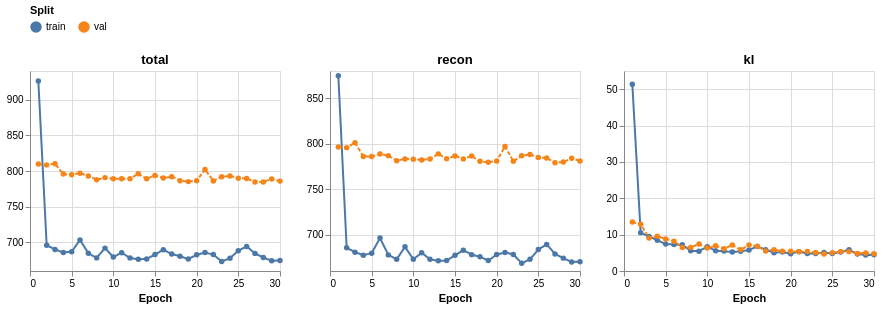

Notebook cell for this chart:
### Markdown cell above
## 5. Loss curves

### Code cell
loss_plot = loss_curves(history, components=("total", "recon", "kl"))
for run_dir in run_dirs.values():
    loss_plot.save(exp.figure_path(run_dir, "loss_curves"), scale_factor=2.0)
loss_plot

### Figure 1 — Vega specification as saved in the notebook (floating-point values rounded to 4 significant figures)
{"$schema": "https://vega.github.io/schema/vega/v6.json", "data": [{"name": "source_0", "values": [{"epoch": 1, "value": 926.1, "split": "train", "component": "total", "__index_level_0__": 0}, {"epoch": 2, "value": 696.0, "split": "train", "component": "total", "__index_level_0__": 1}, {"epoch": 3, "value": 690.2, "split": "train", "component": "total", "__index_level_0__": 2}, {"epoch": 4, "value": 685.9, "split": "train", "component": "total", "__index_level_0__": 3}, {"epoch": 5, "value": 687.0, "split": "train", "component": "total", "__index_level_0__": 4}, {"epoch": 6, "value": 703.5, "split": "train", "component": "total", "__index_level_0__": 5}, {"epoch": 7, "value": 684.9, "split": "train", "component": "total", "__index_level_0__": 6}, {"epoch": 8, "value": 678.4, "split": "train", "component": "total", "__index_level_0__": 7}, {"epoch": 9, "value": 692.0, "split": "train", "component": "total", "__index_level_0__": 8}, {"epoch": 10, "value": 679.6, "split": "train", "component": "total", "__index_level_0__": 9}, {"epoch": 11, "value": 685.6, "split": "train", "component": "total", "__index_level_0__": 10}, {"epoch": 12, "value": 678.4, "split": "train", "component": "total", "__index_level_0__": 11}, {"epoch": 13, "value": 676.4, "split": "train", "component": "total", "__index_level_0__": 12}, {"epoch": 14, "value": 676.9, "split": "train", "component": "total", "__index_level_0__": 13}, {"epoch": 15, "value": 683.0, "split": "train", "component": "total", "__index_level_0__": 14}, {"epoch": 16, "value": 689.7, "split": "train", "component": "total", "__index_level_0__": 15}, {"epoch": 17, "value": 683.9, "split": "train", "component": "total", "__index_level_0__": 16}, {"epoch": 18, "value": 680.6, "split": "train", "component": "total", "__index_level_0__": 17}, {"epoch": 19, "value": 676.7, "split": "train", "component": "total", "__index_level_0__": 18}, {"epoch": 20, "value": 682.8, "split": "train", "component": "total", "__index_level_0__": 19}, {"epoch": 21, "value": 685.8, "split": "train", "component": "total", "__index_level_0__": 20}, {"epoch": 22, "value": 683.0, "split": "train", "component": "total", "__index_level_0__": 21}, {"epoch": 23, "value": 673.4, "split": "train", "component": "total", "__index_level_0__": 22}, {"epoch": 24, "value": 677.9, "split": "train", "component": "total", "__index_level_0__": 23}, {"epoch": 25, "value": 688.5, "split": "train", "component": "total", "__index_level_0__": 24}, {"epoch": 26, "value": 694.4, "split": "train", "component": "total", "__index_level_0__": 25}, {"epoch": 27, "value": 684.7, "split": "train", "component": "total", "__index_level_0__": 26}, {"epoch": 28, "value": 678.8, "split": "train", "component": "total", "__index_level_0__": 27}, {"epoch": 29, "value": 674.3, "split": "train", "component": "total", "__index_level_0__": 28}, {"epoch": 30, "value": 674.7, "split": "train", "component": "total", "__index_level_0__": 29}, {"epoch": 1, "value": 809.9, "split": "val", "component": "total", "__index_level_0__": 0}, {"epoch": 2, "value": 808.6, "split": "val", "component": "total", "__index_level_0__": 1}, {"epoch": 3, "value": 810.2, "split": "val", "component": "total", "__index_level_0__": 2}, {"epoch": 4, "value": 795.7, "split": "val", "component": "total", "__index_level_0__": 3}, {"epoch": 5, "value": 794.8, "split": "val", "component": "total", "__index_level_0__": 4}, {"epoch": 6, "value": 797.0, "split": "val", "component": "total", "__index_level_0__": 5}, {"epoch": 7, "value": 793.1, "split": "val", "component": "total", "__index_level_0__": 6}, {"epoch": 8, "value": 787.9, "split": "val", "component": "total", "__index_level_0__": 7}, {"epoch": 9, "value": 790.7, "split": "val", "component": "total", "__index_level_0__": 8}, {"epoch": 10, "value": 789.2, "split": "val", "component": "total", "__index_level_0__": 9}, {"epoch": 11, "value": 789.1, "split": "val", "component": "total", "__index_level_0__": 10}, {"epoch": 12, "value": 789.3, "split": "val", "component": "total", "__index_level_0__": 11}, {"epoch": 13, "value": 796.0, "split": "val", "component": "total", "__index_level_0__": 12}, {"epoch": 14, "value": 789.3, "split": "val", "component": "total", "__index_level_0__": 13}, {"epoch": 15, "value": 793.8, "split": "val", "component": "total", "__index_level_0__": 14}, {"epoch": 16, "value": 790.1, "split": "val", "component": "total", "__index_level_0__": 15}, {"epoch": 17, "value": 792.1, "split": "val", "component": "total", "__index_level_0__": 16}, {"epoch": 18, "value": 786.5, "split": "val", "component": "total", "__index_level_0__": 17}, {"epoch": 19, "value": 785.1, "split": "val", "component": "total", "__index_level_0__": 18}, {"epoch": 20, "value": 786.5, "split": "val", "component": "total", "__index_level_0__": 19}, {"epoch": 21, "value": 802.3, "split": "val", "component": "total", "__index_level_0__": 20}, {"epoch": 22, "value": 786.1, "split": "val", "component": "total", "__index_level_0__": 21}, {"epoch": 23, "value": 791.8, "split": "val", "component": "total", "__index_level_0__": 22}, {"epoch": 24, "value": 792.9, "split": "val", "component": "total", "__index_level_0__": 23}, {"epoch": 25, "value": 790.0, "split": "val", "component": "total", "__index_level_0__": 24}, {"epoch": 26, "value": 789.7, "split": "val", "component": "total", "__index_level_0__": 25}, {"epoch": 27, "value": 784.5, "split": "val", "component": "total", "__index_level_0__": 26}, {"epoch": 28, "value": 784.7, "split": "val", "component": "total", "__index_level_0__": 27}, {"epoch": 29, "value": 789.0, "split": "val", "component": "total", "__index_level_0__": 28}, {"epoch": 30, "value": 785.8, "split": "val", "component": "total", "__index_level_0__": 29}]}, {"name": "source_1", "values": [{"epoch": 1, "value": 874.7, "split": "train", "component": "recon", "__index_level_0__": 0}, {"epoch": 2, "value": 685.5, "split": "train", "component": "recon", "__index_level_0__": 1}, {"epoch": 3, "value": 680.7, "split": "train", "component": "recon", "__index_level_0__": 2}, {"epoch": 4, "value": 677.4, "split": "train", "component": "recon", "__index_level_0__": 3}, {"epoch": 5, "value": 679.6, "split": "train", "component": "recon", "__index_level_0__": 4}, {"epoch": 6, "value": 696.3, "split": "train", "component": "recon", "__index_level_0__": 5}, {"epoch": 7, "value": 677.7, "split": "train", "component": "recon", "__index_level_0__": 6}, {"epoch": 8, "value": 672.8, "split": "train", "component": "recon", "__index_level_0__": 7}, {"epoch": 9, "value": 686.6, "split": "train", "component": "recon", "__index_level_0__": 8}, {"epoch": 10, "value": 672.9, "split": "train", "component": "recon", "__index_level_0__": 9}, {"epoch": 11, "value": 680.0, "split": "train", "component": "recon", "__index_level_0__": 10}, {"epoch": 12, "value": 672.9, "split": "train", "component": "recon", "__index_level_0__": 11}, {"epoch": 13, "value": 671.2, "split": "train", "component": "recon", "__index_level_0__": 12}, {"epoch": 14, "value": 671.5, "split": "train", "component": "recon", "__index_level_0__": 13}, {"epoch": 15, "value": 677.2, "split": "train", "component": "recon", "__index_level_0__": 14}, {"epoch": 16, "value": 682.9, "split": "train", "component": "recon", "__index_level_0__": 15}, {"epoch": 17, "value": 678.0, "split": "train", "component": "recon", "__index_level_0__": 16}, {"epoch": 18, "value": 675.6, "split": "train", "component": "recon", "__index_level_0__": 17}, {"epoch": 19, "value": 671.5, "split": "train", "component": "recon", "__index_level_0__": 18}, {"epoch": 20, "value": 678.1, "split": "train", "component": "recon", "__index_level_0__": 19}, {"epoch": 21, "value": 680.5, "split": "train", "component": "recon", "__index_level_0__": 20}, {"epoch": 22, "value": 678.2, "split": "train", "component": "recon", "__index_level_0__": 21}, {"epoch": 23, "value": 668.5, "split": "train", "component": "recon", "__index_level_0__": 22}, {"epoch": 24, "value": 672.8, "split": "train", "component": "recon", "__index_level_0__": 23}, {"epoch": 25, "value": 683.6, "split": "train", "component": "recon", "__index_level_0__": 24}, {"epoch": 26, "value": 689.1, "split": "train", "component": "recon", "__index_level_0__": 25}, {"epoch": 27, "value": 678.8, "split": "train", "component": "recon", "__index_level_0__": 26}, {"epoch": 28, "value": 674.2, "split": "train", "component": "recon", "__index_level_0__": 27}, {"epoch": 29, "value": 669.9, "split": "train", "component": "recon", "__index_level_0__": 28}, {"epoch": 30, "value": 670.3, "split": "train", "component": "recon", "__index_level_0__": 29}, {"epoch": 1, "value": 796.3, "split": "val", "component": "recon", "__index_level_0__": 0}, {"epoch": 2, "value": 795.7, "split": "val", "component": "recon", "__index_level_0__": 1}, {"epoch": 3, "value": 801.1, "split": "val", "component": "recon", "__index_level_0__": 2}, {"epoch": 4, "value": 786.1, "split": "val", "component": "recon", "__index_level_0__": 3}, {"epoch": 5, "value": 785.9, "split": "val", "component": "recon", "__index_level_0__": 4}, {"epoch": 6, "value": 788.8, "split": "val", "component": "recon", "__index_level_0__": 5}, {"epoch": 7, "value": 786.7, "split": "val", "component": "recon", "__index_level_0__": 6}, {"epoch": 8, "value": 781.4, "split": "val", "component": "recon", "__index_level_0__": 7}, {"epoch": 9, "value": 783.3, "split": "val", "component": "recon", "__index_level_0__": 8}, {"epoch": 10, "value": 782.9, "split": "val", "component": "recon", "__index_level_0__": 9}, {"epoch": 11, "value": 782.2, "split": "val", "component": "recon", "__index_level_0__": 10}, {"epoch": 12, "value": 783.2, "split": "val", "component": "recon", "__index_level_0__": 11}, {"epoch": 13, "value": 788.8, "split": "val", "component": "recon", "__index_level_0__": 12}, {"epoch": 14, "value": 783.5, "split": "val", "component": "recon", "__index_level_0__": 13}, {"epoch": 15, "value": 786.6, "split": "val", "component": "recon", "__index_level_0__": 14}, {"epoch": 16, "value": 783.3, "split": "val", "component": "recon", "__index_level_0__": 15}, {"epoch": 17, "value": 786.6, "split": "val", "component": "recon", "__index_level_0__": 16}, {"epoch": 18, "value": 780.6, "split": "val", "component": "recon", "__index_level_0__": 17}, {"epoch": 19, "value": 779.7, "split": "val", "component": "recon", "__index_level_0__": 18}, {"epoch": 20, "value": 781.0, "split": "val", "component": "recon", "__index_level_0__": 19}, {"epoch": 21, "value": 797.0, "split": "val", "component": "recon", "__index_level_0__": 20}, {"epoch": 22, "value": 780.7, "split": "val", "component": "recon", "__index_level_0__": 21}, {"epoch": 23, "value": 786.7, "split": "val", "component": "recon", "__index_level_0__": 22}, {"epoch": 24, "value": 788.2, "split": "val", "component": "recon", "__index_level_0__": 23}, {"epoch": 25, "value": 785.0, "split": "val", "component": "recon", "__index_level_0__": 24}, {"epoch": 26, "value": 784.3, "split": "val", "component": "recon", "__index_level_0__": 25}, {"epoch": 27, "value": 779.2, "split": "val", "component": "recon", "__index_level_0__": 26}, {"epoch": 28, "value": 779.8, "split": "val", "component": "recon", "__index_level_0__": 27}, {"epoch": 29, "value": 784.0, "split": "val", "component": "recon", "__index_level_0__": 28}, {"epoch": 30, "value": 781.1, "split": "val", "component": "recon", "__index_level_0__": 29}]}, {"name": "source_2", "values": [{"epoch": 1, "value": 51.34, "split": "train", "component": "kl", "__index_level_0__": 0}, {"epoch": 2, "value": 10.53, "split": "train", "component": "kl", "__index_level_0__": 1}, {"epoch": 3, "value": 9.5, "split": "train", "component": "kl", "__index_level_0__": 2}, {"epoch": 4, "value": 8.458, "split": "train", "component": "kl", "__index_level_0__": 3}, {"epoch": 5, "value": 7.406, "split": "train", "component": "kl", "__index_level_0__": 4}, {"epoch": 6, "value": 7.28, "split": "train", "component": "kl", "__index_level_0__": 5}, {"epoch": 7, "value": 7.2, "split": "train", "component": "kl", "__index_level_0__": 6}, {"epoch": 8, "value": 5.546, "split": "train", "component": "kl", "__index_level_0__": 7}, {"epoch": 9, "value": 5.446, "split": "train", "component": "kl", "__index_level_0__": 8}, {"epoch": 10, "value": 6.704, "split": "train", "component": "kl", "__index_level_0__": 9}, {"epoch": 11, "value": 5.553, "split": "train", "component": "kl", "__index_level_0__": 10}, {"epoch": 12, "value": 5.47, "split": "train", "component": "kl", "__index_level_0__": 11}, {"epoch": 13, "value": 5.199, "split": "train", "component": "kl", "__index_level_0__": 12}, {"epoch": 14, "value": 5.421, "split": "train", "component": "kl", "__index_level_0__": 13}, {"epoch": 15, "value": 5.767, "split": "train", "component": "kl", "__index_level_0__": 14}, {"epoch": 16, "value": 6.762, "split": "train", "component": "kl", "__index_level_0__": 15}, {"epoch": 17, "value": 5.862, "split": "train", "component": "kl", "__index_level_0__": 16}, {"epoch": 18, "value": 5.038, "split": "train", "component": "kl", "__index_level_0__": 17}, {"epoch": 19, "value": 5.199, "split": "train", "component": "kl", "__index_level_0__": 18}, {"epoch": 20, "value": 4.75, "split": "train", "component": "kl", "__index_level_0__": 19}, {"epoch": 21, "value": 5.329, "split": "train", "component": "kl", "__index_level_0__": 20}, {"epoch": 22, "value": 4.816, "split": "train", "component": "kl", "__index_level_0__": 21}, {"epoch": 23, "value": 4.812, "split": "train", "component": "kl", "__index_level_0__": 22}, {"epoch": 24, "value": 5.074, "split": "train", "component": "kl", "__index_level_0__": 23}, {"epoch": 25, "value": 4.821, "split": "train", "component": "kl", "__index_level_0__": 24}, {"epoch": 26, "value": 5.206, "split": "train", "component": "kl", "__index_level_0__": 25}, {"epoch": 27, "value": 5.852, "split": "train", "component": "kl", "__index_level_0__": 26}, {"epoch": 28, "value": 4.678, "split": "train", "component": "kl", "__index_level_0__": 27}, {"epoch": 29, "value": 4.386, "split": "train", "component": "kl", "__index_level_0__": 28}, {"epoch": 30, "value": 4.463, "split": "train", "component": "kl", "__index_level_0__": 29}, {"epoch": 1, "value": 13.51, "split": "val", "component": "kl", "__index_level_0__": 0}, {"epoch": 2, "value": 12.87, "split": "val", "component": "kl", "__index_level_0__": 1}, {"epoch": 3, "value": 9.041, "split": "val", "component": "kl", "__index_level_0__": 2}, {"epoch": 4, "value": 9.579, "split": "val", "component": "kl", "__index_level_0__": 3}, {"epoch": 5, "value": 8.826, "split": "val", "component": "kl", "__index_level_0__": 4}, {"epoch": 6, "value": 8.205, "split": "val", "component": "kl", "__index_level_0__": 5}, {"epoch": 7, "value": 6.459, "split": "val", "component": "kl", "__index_level_0__": 6}, {"epoch": 8, "value": 6.496, "split": "val", "component": "kl", "__index_level_0__": 7}, {"epoch": 9, "value": 7.417, "split": "val", "component": "kl", "__index_level_0__": 8}, {"epoch": 10, "value": 6.333, "split": "val", "component": "kl", "__index_level_0__": 9}, {"epoch": 11, "value": 6.92, "split": "val", "component": "kl", "__index_level_0__": 10}, {"epoch": 12, "value": 6.099, "split": "val", "component": "kl", "__index_level_0__": 11}, {"epoch": 13, "value": 7.149, "split": "val", "component": "kl", "__index_level_0__": 12}, {"epoch": 14, "value": 5.83, "split": "val", "component": "kl", "__index_level_0__": 13}, {"epoch": 15, "value": 7.159, "split": "val", "component": "kl", "__index_level_0__": 14}, {"epoch": 16, "value": 6.777, "split": "val", "component": "kl", "__index_level_0__": 15}, {"epoch": 17, "value": 5.515, "split": "val", "component": "kl", "__index_level_0__": 16}, {"epoch": 18, "value": 5.844, "split": "val", "component": "kl", "__index_level_0__": 17}, {"epoch": 19, "value": 5.463, "split": "val", "component": "kl", "__index_level_0__": 18}, {"epoch": 20, "value": 5.408, "split": "val", "component": "kl", "__index_level_0__": 19}, {"epoch": 21, "value": 5.264, "split": "val", "component": "kl", "__index_level_0__": 20}, {"epoch": 22, "value": 5.376, "split": "val", "component": "kl", "__index_level_0__": 21}, {"epoch": 23, "value": 5.09, "split": "val", "component": "kl", "__index_level_0__": 22}, {"epoch": 24, "value": 4.706, "split": "val", "component": "kl", "__index_level_0__": 23}, {"epoch": 25, "value": 5.046, "split": "val", "component": "kl", "__index_level_0__": 24}, {"epoch": 26, "value": 5.33, "split": "val", "component": "kl", "__index_level_0__": 25}, {"epoch": 27, "value": 5.329, "split": "val", "component": "kl", "__index_level_0__": 26}, {"epoch": 28, "value": 4.814, "split": "val", "component": "kl", "__index_level_0__": 27}, {"epoch": 29, "value": 4.968, "split": "val", "component": "kl", "__index_level_0__": 28}, {"epoch": 30, "value": 4.727, "split": "val", "component": "kl", "__index_level_0__": 29}]}, {"name": "data_0", "values": [{"epoch": 1, "split": "train", "value": 926.1}, {"epoch": 2, "split": "train", "value": 696.0}, {"epoch": 3, "split": "train", "value": 690.2}, {"epoch": 4, "split": "train", "value": 685.9}, {"epoch": 5, "split": "train", "value": 687.0}, {"epoch": 6, "split": "train", "value": 703.5}, {"epoch": 7, "split": "train", "value": 684.9}, {"epoch": 8, "split": "train", "value": 678.4}, {"epoch": 9, "split": "train", "value": 692.0}, {"epoch": 10, "split": "train", "value": 679.6}, {"epoch": 11, "split": "train", "value": 685.6}, {"epoch": 12, "split": "train", "value": 678.4}, {"epoch": 13, "split": "train", "value": 676.4}, {"epoch": 14, "split": "train", "value": 676.9}, {"epoch": 15, "split": "train", "value": 683.0}, {"epoch": 16, "split": "train", "value": 689.7}, {"epoch": 17, "split": "train", "value": 683.9}, {"epoch": 18, "split": "train", "value": 680.6}, {"epoch": 19, "split": "train", "value": 676.7}, {"epoch": 20, "split": "train", "value": 682.8}, {"epoch": 21, "split": "train", "value": 685.8}, {"epoch": 22, "split": "train", "value": 683.0}, {"epoch": 23, "split": "train", "value": 673.4}, {"epoch": 24, "split": "train", "value": 677.9}, {"epoch": 25, "split": "train", "value": 688.5}, {"epoch": 26, "split": "train", "value": 694.4}, {"epoch": 27, "split": "train", "value": 684.7}, {"epoch": 28, "split": "train", "value": 678.8}, {"epoch": 29, "split": "train", "value": 674.3}, {"epoch": 30, "split": "train", "value": 674.7}, {"epoch": 1, "split": "val", "value": 809.9}, {"epoch": 2, "split": "val", "value": 808.6}, {"epoch": 3, "split": "val", "value": 810.2}, {"epoch": 4, "split": "val", "value": 795.7}, {"epoch": 5, "split": "val", "value": 794.8}, {"epoch": 6, "split": "val", "value": 797.0}, {"epoch": 7, "split": "val", "value": 793.1}, {"epoch": 8, "split": "val", "value": 787.9}, {"epoch": 9, "split": "val", "value": 790.7}, {"epoch": 10, "split": "val", "value": 789.2}, {"epoch": 11, "split": "val", "value": 789.1}, {"epoch": 12, "split": "val", "value": 789.3}, {"epoch": 13, "split": "val", "value": 796.0}, {"epoch": 14, "split": "val", "value": 789.3}, {"epoch": 15, "split": "val", "value": 793.8}, {"epoch": 16, "split": "val", "value": 790.1}, {"epoch": 17, "split": "val", "value": 792.1}, {"epoch": 18, "split": "val", "value": 786.5}, {"epoch": 19, "split": "val", "value": 785.1}, {"epoch": 20, "split": "val", "value": 786.5}, {"epoch": 21, "split": "val", "value": 802.3}, {"epoch": 22, "split": "val", "value": 786.1}, {"epoch": 23, "split": "val", "value": 791.8}, {"epoch": 24, "split": "val", "value": 792.9}, {"epoch": 25, "split": "val", "value": 790.0}, {"epoch": 26, "split": "val", "value": 789.7}, {"epoch": 27, "split": "val", "value": 784.5}, {"epoch": 28, "split": "val", "value": 784.7}, {"epoch": 29, "split": "val", "value": 789.0}, {"epoch": 30, "split": "val", "value": 785.8}]}, {"name": "data_1", "values": [{"epoch": 1, "split": "train", "value": 874.7}, {"epoch": 2, "split": "train", "value": 685.5}, {"epoch": 3, "split": "train", "value": 680.7}, {"epoch": 4, "split": "train", "value": 677.4}, {"epoch": 5, "split": "train", "value": 679.6}, {"epoch": 6, "split": "train", "value": 696.3}, {"epoch": 7, "split": "train", "value": 677.7}, {"epoch": 8, "split": "train", "value": 672.8}, {"epoch": 9, "split": "train", "value": 686.6}, {"epoch": 10, "split": "train", "value": 672.9}, {"epoch": 11, "split": "train", "value": 680.0}, {"epoch": 12, "split": "train", "value": 672.9}, {"epoch": 13, "split": "train", "value": 671.2}, {"epoch": 14, "split": "train", "value": 671.5}, {"epoch": 15, "split": "train", "value": 677.2}, {"epoch": 16, "split": "train", "value": 682.9}, {"epoch": 17, "split": "train", "value": 678.0}, {"epoch": 18, "split": "train", "value": 675.6}, {"epoch": 19, "split": "train", "value": 671.5}, {"epoch": 20, "split": "train", "value": 678.1}, {"epoch": 21, "split": "train", "value": 680.5}, {"epoch": 22, "split": "train", "value": 678.2}, {"epoch": 23, "split": "train", "value": 668.5}, {"epoch": 24, "split": "train", "value": 672.8}, {"epoch": 25, "split": "train", "value": 683.6}, {"epoch": 26, "split": "train", "value": 689.1}, {"epoch": 27, "split": "train", "value": 678.8}, {"epoch": 28, "split": "train", "value": 674.2}, {"epoch": 29, "split": "train", "value": 669.9}, {"epoch": 30, "split": "train", "value": 670.3}, {"epoch": 1, "split": "val", "value": 796.3}, {"epoch": 2, "split": "val", "value": 795.7}, {"epoch": 3, "split": "val", "value": 801.1}, {"epoch": 4, "split": "val", "value": 786.1}, {"epoch": 5, "split": "val", "value": 785.9}, {"epoch": 6, "split": "val", "value": 788.8}, {"epoch": 7, "split": "val", "value": 786.7}, {"epoch": 8, "split": "val", "value": 781.4}, {"epoch": 9, "split": "val", "value": 783.3}, {"epoch": 10, "split": "val", "value": 782.9}, {"epoch": 11, "split": "val", "value": 782.2}, {"epoch": 12, "split": "val", "value": 783.2}, {"epoch": 13, "split": "val", "value": 788.8}, {"epoch": 14, "split": "val", "value": 783.5}, {"epoch": 15, "split": "val", "value": 786.6}, {"epoch": 16, "split": "val", "value": 783.3}, {"epoch": 17, "split": "val", "value": 786.6}, {"epoch": 18, "split": "val", "value": 780.6}, {"epoch": 19, "split": "val", "value": 779.7}, {"epoch": 20, "split": "val", "value": 781.0}, {"epoch": 21, "split": "val", "value": 797.0}, {"epoch": 22, "split": "val", "value": 780.7}, {"epoch": 23, "split": "val", "value": 786.7}, {"epoch": 24, "split": "val", "value": 788.2}, {"epoch": 25, "split": "val", "value": 785.0}, {"epoch": 26, "split": "val", "value": 784.3}, {"epoch": 27, "split": "val", "value": 779.2}, {"epoch": 28, "split": "val", "value": 779.8}, {"epoch": 29, "split": "val", "value": 784.0}, {"epoch": 30, "split": "val", "value": 781.1}]}, {"name": "data_2", "values": [{"epoch": 1, "split": "train", "value": 51.34}, {"epoch": 2, "split": "train", "value": 10.53}, {"epoch": 3, "split": "train", "value": 9.5}, {"epoch": 4, "split": "train", "value": 8.458}, {"epoch": 5, "split": "train", "value": 7.406}, {"epoch": 6, "split": "train", "value": 7.28}, {"epoch": 7, "split": "train", "value": 7.2}, {"epoch": 8, "split": "train", "value": 5.546}, {"epoch": 9, "split": "train", "value": 5.446}, {"epoch": 10, "split": "train", "value": 6.704}, {"epoch": 11, "split": "train", "value": 5.553}, {"epoch": 12, "split": "train", "value": 5.47}, {"epoch": 13, "split": "train", "value": 5.199}, {"epoch": 14, "split": "train", "value": 5.421}, {"epoch": 15, "split": "train", "value": 5.767}, {"epoch": 16, "split": "train", "value": 6.762}, {"epoch": 17, "split": "train", "value": 5.862}, {"epoch": 18, "split": "train", "value": 5.038}, {"epoch": 19, "split": "train", "value": 5.199}, {"epoch": 20, "split": "train", "value": 4.75}, {"epoch": 21, "split": "train", "value": 5.329}, {"epoch": 22, "split": "train", "value": 4.816}, {"epoch": 23, "split": "train", "value": 4.812}, {"epoch": 24, "split": "train", "value": 5.074}, {"epoch": 25, "split": "train", "value": 4.821}, {"epoch": 26, "split": "train", "value": 5.206}, {"epoch": 27, "split": "train", "value": 5.852}, {"epoch": 28, "split": "train", "value": 4.678}, {"epoch": 29, "split": "train", "value": 4.386}, {"epoch": 30, "split": "train", "value": 4.463}, {"epoch": 1, "split": "val", "value": 13.51}, {"epoch": 2, "split": "val", "value": 12.87}, {"epoch": 3, "split": "val", "value": 9.041}, {"epoch": 4, "split": "val", "value": 9.579}, {"epoch": 5, "split": "val", "value": 8.826}, {"epoch": 6, "split": "val", "value": 8.205}, {"epoch": 7, "split": "val", "value": 6.459}, {"epoch": 8, "split": "val", "value": 6.496}, {"epoch": 9, "split": "val", "value": 7.417}, {"epoch": 10, "split": "val", "value": 6.333}, {"epoch": 11, "split": "val", "value": 6.92}, {"epoch": 12, "split": "val", "value": 6.099}, {"epoch": 13, "split": "val", "value": 7.149}, {"epoch": 14, "split": "val", "value": 5.83}, {"epoch": 15, "split": "val", "value": 7.159}, {"epoch": 16, "split": "val", "value": 6.777}, {"epoch": 17, "split": "val", "value": 5.515}, {"epoch": 18, "split": "val", "value": 5.844}, {"epoch": 19, "split": "val", "value": 5.463}, {"epoch": 20, "split": "val", "value": 5.408}, {"epoch": 21, "split": "val", "value": 5.264}, {"epoch": 22, "split": "val", "value": 5.376}, {"epoch": 23, "split": "val", "value": 5.09}, {"epoch": 24, "split": "val", "value": 4.706}, {"epoch": 25, "split": "val", "value": 5.046}, {"epoch": 26, "split": "val", "value": 5.33}, {"epoch": 27, "split": "val", "value": 5.329}, {"epoch": 28, "split": "val", "value": 4.814}, {"epoch": 29, "split": "val", "value": 4.968}, {"epoch": 30, "split": "val", "value": 4.727}]}, {"name": "source_0_strokeDash_domain_split_0", "values": [{"split": "train"}, {"split": "val"}]}, {"name": "data_0_strokeDash_domain_split_1", "values": [{"split": "train"}, {"split": "val"}]}, {"name": "source_1_strokeDash_domain_split_2", "values": [{"split": "train"}, {"split": "val"}]}, {"name": "data_1_strokeDash_domain_split_3", "values": [{"split": "train"}, {"split": "val"}]}, {"name": "source_2_strokeDash_domain_split_4", "values": [{"split": "train"}, {"split": "val"}]}, {"name": "data_2_strokeDash_domain_split_5", "values": [{"split": "train"}, {"split": "val"}]}], "signals": [{"name": "childWidth", "value": 250}], "marks": [{"type": "group", "name": "concat_0_group", "encode": {"update": {"width": {"signal": "childWidth"}, "height": {"signal": "height"}}}, "marks": [{"type": "group", "name": "concat_0_layer_0_pathgroup", "from": {"facet": {"data": "source_0", "name": "faceted_path_concat_0_layer_0_main", "groupby": ["split", "split"]}}, "encode": {"update": {"height": {"field": {"signal": null, "datum": null, "group": "height", "parent": null}}, "width": {"field": {"signal": null, "datum": null, "group": "width", "parent": null}}}}, "marks": [{"type": "line", "name": "concat_0_layer_0_marks", "from": {"data": "faceted_path_concat_0_layer_0_main"}, "sort": {"field": "x"}, "encode": {"update": {"y": {"field": "value", "scale": "concat_0_y"}, "stroke": {"field": "split", "scale": "color"}, "defined": {"signal": "isValid(datum[\"epoch\"]) && isFinite(+datum[\"epoch\"]) && isValid(datum[\"value\"]) && isFinite(+datum[\"value\"])"}, "x": {"field": "epoch", "scale": "concat_0_x"}, "strokeDash": {"field": "split", "scale": "strokeDash"}}}, "style": ["line"]}]}, {"type": "symbol", "name": "concat_0_layer_1_marks", "from": {"data": "data_0"}, "encode": {"update": {"opacity": {"value": 1}, "x": {"field": "epoch", "scale": "concat_0_x"}, "y": {"field": "value", "scale": "concat_0_y"}, "strokeDash": {"field": "split", "scale": "strokeDash"}, "fill": {"field": "split", "scale": "color"}}}, "style": ["point"]}], "axes": [{"scale": "concat_0_x", "labels": false, "grid": true, "tickCount": {"signal": "ceil(childWidth/40)"}, "maxExtent": 0, "aria": false, "minExtent": 0, "domain": false, "gridScale": "concat_0_y", "ticks": false, "zindex": 0, "orient": "bottom"}, {"scale": "concat_0_y", "grid": true, "domain": false, "ticks": false, "tickCount": {"signal": "ceil(height/40)"}, "labels": false, "aria": false, "zindex": 0, "gridScale": "concat_0_x", "maxExtent": 0, "orient": "left", "minExtent": 0}, {"scale": "concat_0_x", "orient": "bottom", "grid": false, "tickCount": {"signal": "ceil(childWidth/40)"}, "labelFlush": true, "title": "Epoch", "labelOverlap": true, "zindex": 0}, {"scale": "concat_0_y", "tickCount": {"signal": "ceil(height/40)"}, "orient": "left", "zindex": 0, "grid": false, "labelOverlap": true}], "title": {"text": "total", "frame": "group"}, "style": "cell"}, {"type": "group", "name": "concat_1_group", "encode": {"update": {"height": {"signal": "height"}, "width": {"signal": "childWidth"}}}, "marks": [{"type": "group", "name": "concat_1_layer_0_pathgroup", "from": {"facet": {"data": "source_1", "name": "faceted_path_concat_1_layer_0_main", "groupby": ["split", "split"]}}, "encode": {"update": {"width": {"field": {"signal": null, "datum": null, "group": "width", "parent": null}}, "height": {"field": {"signal": null, "datum": null, "group": "height", "parent": null}}}}, "marks": [{"type": "line", "name": "concat_1_layer_0_marks", "from": {"data": "faceted_path_concat_1_layer_0_main"}, "sort": {"field": "x"}, "encode": {"update": {"strokeDash": {"field": "split", "scale": "strokeDash"}, "x": {"field": "epoch", "scale": "concat_1_x"}, "stroke": {"field": "split", "scale": "color"}, "y": {"field": "value", "scale": "concat_1_y"}, "defined": {"signal": "isValid(datum[\"epoch\"]) && isFinite(+datum[\"epoch\"]) && isValid(datum[\"value\"]) && isFinite(+datum[\"value\"])"}}}, "style": ["line"]}]}, {"type": "symbol", "name": "concat_1_layer_1_marks", "from": {"data": "data_1"}, "encode": {"update": {"fill": {"field": "split", "scale": "color"}, "opacity": {"value": 1}, "y": {"field": "value", "scale": "concat_1_y"}, "x": {"field": "epoch", "scale": "concat_1_x"}, "strokeDash": {"field": "split", "scale": "strokeDash"}}}, "style": ["point"]}], "axes": [{"scale": "concat_1_x", "tickCount": {"signal": "ceil(childWidth/40)"}, "aria": false, "orient": "bottom", "domain": false, "maxExtent": 0, "grid": true, "labels": false, "minExtent": 0, "gridScale": "concat_1_y", "ticks": false, "zindex": 0}, {"scale": "concat_1_y", "zindex": 0, "orient": "left", "tickCount": {"signal": "ceil(height/40)"}, "labels": false, "ticks": false, "grid": true, "domain": false, "gridScale": "concat_1_x", "minExtent": 0, "aria": false, "maxExtent": 0}, {"scale": "concat_1_x", "zindex": 0, "labelFlush": true, "grid": false, "labelOverlap": true, "title": "Epoch", "orient": "bottom", "tickCount": {"signal": "ceil(childWidth/40)"}}, {"scale": "concat_1_y", "orient": "left", "labelOverlap": true, "tickCount": {"signal": "ceil(height/40)"}, "grid": false, "zindex": 0}], "title": {"text": "recon", "frame": "group"}, "style": "cell"}, {"type": "group", "name": "concat_2_group", "encode": {"update": {"width": {"signal": "childWidth"}, "height": {"signal": "height"}}}, "marks": [{"type": "group", "name": "concat_2_layer_0_pathgroup", "from": {"facet": {"data": "source_2", "name": "faceted_path_concat_2_layer_0_main", "groupby": ["split", "split"]}}, "encode": {"update": {"width": {"field": {"signal": null, "datum": null, "group": "width", "parent": null}}, "height": {"field": {"signal": null, "datum": null, "group": "height", "parent": null}}}}, "marks": [{"type": "line", "name": "concat_2_layer_0_marks", "from": {"data": "faceted_path_concat_2_layer_0_main"}, "sort": {"field": "x"}, "encode": {"update": {"stroke": {"field": "split", "scale": "color"}, "x": {"field": "epoch", "scale": "concat_2_x"}, "defined": {"signal": "isValid(datum[\"epoch\"]) && isFinite(+datum[\"epoch\"]) && isValid(datum[\"value\"]) && isFinite(+datum[\"value\"])"}, "strokeDash": {"field": "split", "scale": "strokeDash"}, "y": {"field": "value", "scale": "concat_2_y"}}}, "style": ["line"]}]}, {"type": "symbol", "name": "concat_2_layer_1_marks", "from": {"data": "data_2"}, "encode": {"update": {"strokeDash": {"field": "split", "scale": "strokeDash"}, "opacity": {"value": 1}, "fill": {"field": "split", "scale": "color"}, "x": {"field": "epoch", "scale": "concat_2_x"}, "y": {"field": "value", "scale": "concat_2_y"}}}, "style": ["point"]}], "axes": [{"scale": "concat_2_x", "minExtent": 0, "orient": "bottom", "labels": false, "aria": false, "tickCount": {"signal": "ceil(childWidth/40)"}, "maxExtent": 0, "ticks": false, "zindex": 0, "domain": false, "gridScale": "concat_2_y", "grid": true}, {"scale": "concat_2_y", "maxExtent": 0, "minExtent": 0, "tickCount": {"signal": "ceil(height/40)"}, "ticks": false, "orient": "left", "labels": false, "zindex": 0, "domain": false, "aria": false, "gridScale": "concat_2_x", "grid": true}, {"scale": "concat_2_x", "zindex": 0, "title": "Epoch", "orient": "bottom", "labelFlush": true, "labelOverlap": true, "grid": false, "tickCount": {"signal": "ceil(childWidth/40)"}}, {"scale": "concat_2_y", "zindex": 0, "labelOverlap": true, "orient": "left", "grid": false, "tickCount": {"signal": "ceil(height/40)"}}], "title": {"text": "kl", "frame": "group"}, "style": "cell"}], "scales": [{"name": "color", "type": "ordinal", "domain": ["train", "val"], "range": ["#4c78a8", "#f58518"]}, {"name": "strokeDash", "type": "ordinal", "domain": {"fields": [{"data": "source_0_strokeDash_domain_split_0", "field": "split"}, {"data": "data_0_strokeDash_domain_split_1", "field": "split"}, {"data": "source_1_strokeDash_domain_split_2", "field": "split"}, {"data": "data_1_strokeDash_domain_split_3", "field": "split"}, {"data": "source_2_strokeDash_domain_split_4", "field": "split"}, {"data": "data_2_strokeDash_domain_split_5", "field": "split"}], "sort": true}, "range": [[1, 0], [4, 2], [2, 1], [1, 1], [1, 2, 4, 2]]}, {"name": "concat_0_x", "type": "linear", "domain": {"fields": [{"data": "source_0", "field": "epoch"}, {"data": "data_0", "field": "epoch"}]}, "range": [0, {"signal": "childWidth"}], "nice": true, "zero": false}, {"name": "concat_0_y", "type": "linear", "domain": {"fields": [{"data": "source_0", "field": "value"}, {"data": "data_0", "field": "value"}]}, "range": [{"signal": "height"}, 0], "zero": false, "nice": true}, {"name": "concat_1_x", "type": "linear", "domain": {"fields": [{"data": "source_1", "field": "epoch"}, {"data": "data_1", "field": "epoch"}]}, "range": [0, {"signal": "childWidth"}], "zero": false, "nice": true}, {"name": "concat_1_y", "type": "linear", "domain": {"fields": [{"data": "source_1", "field": "value"}, {"data": "data_1", "field": "value"}]}, "range": [{"signal": "height"}, 0], "nice": true, "zero": false}, {"name": "concat_2_x", "type": "linear", "domain": {"fields": [{"data": "source_2", "field": "epoch"}, {"data": "data_2", "field": "epoch"}]}, "range": [0, {"signal": "childWidth"}], "zero": false, "nice": true}, {"name": "concat_2_y", "type": "linear", "domain": {"fields": [{"data": "source_2", "field": "value"}, {"data": "data_2", "field": "value"}]}, "range": [{"signal": "height"}, 0], "zero": false, "nice": true}], "padding": 5, "height": 200, "background": "white", "legends": [{"orient": "top", "title": "Split", "stroke": "color", "direction": "horizontal", "symbolType": "circle", "fill": "color", "encode": {"symbols": {"update": {"opacity": {"value": 1}}}}}], "layout": {"padding": 20, "bounds": "full", "align": "each"}}
